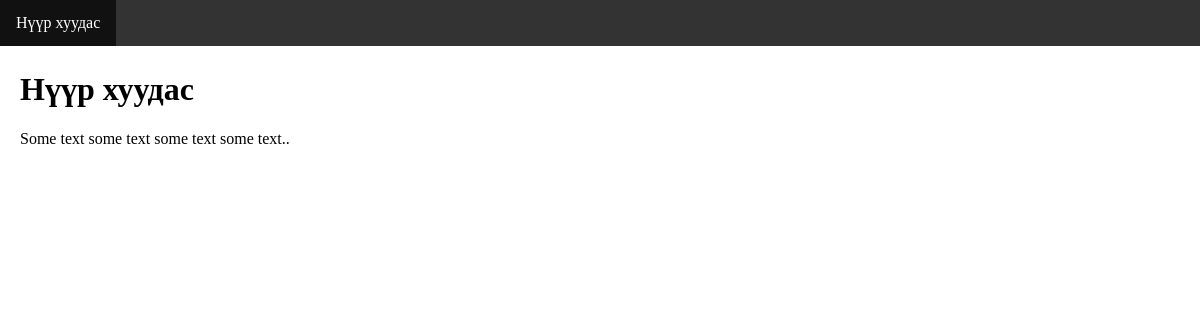
/, run on an earlier commit of the app's database.
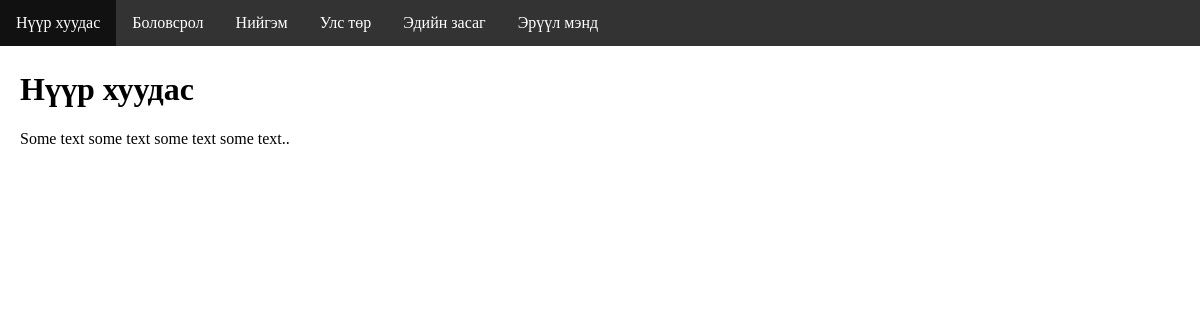
And on a later commit of the database.
### blog/models.py (models this page shows, shortened)
class Category(models.Model):
    name = models.CharField(max_length=50)
    path = models.CharField(max_length=50)
    created = models.DateTimeField(auto_now_add=True)

### blog/views.py (the view)
# urls.py: path('', views.index, name='index'),
def index(request):
    category_list = Category.objects.all().order_by('name')
    context = {
        'categories': category_list
    }
    return render(request, 'index.html', context)

### templates/index.html (shortened to what this page needs)
<!DOCTYPE html>
<html>
<head>
</head>
<body>
<ul>
  <li><a href="http://127.0.0.1:8000/">Нүүр хуудас</a></li>
  {% for i in categories %}
    <li><a href="{% url 'posts' %}">{{ i.name }}</a></li>
  {% endfor %}
</ul>
<div style="padding:20px;margin-top:30px;">
  <h1>Нүүр хуудас</h1>
  <p>Some text some text some text some text..</p>
</div>
</body>
</html>

What changed in the data, as far as the page shows it:
added Category: name "Боловсрол"
added Category: name "Нийгэм"
added Category: name "Улс төр"
added Category: name "Эдийн засаг"
added Category: name "Эрүүл мэнд"
